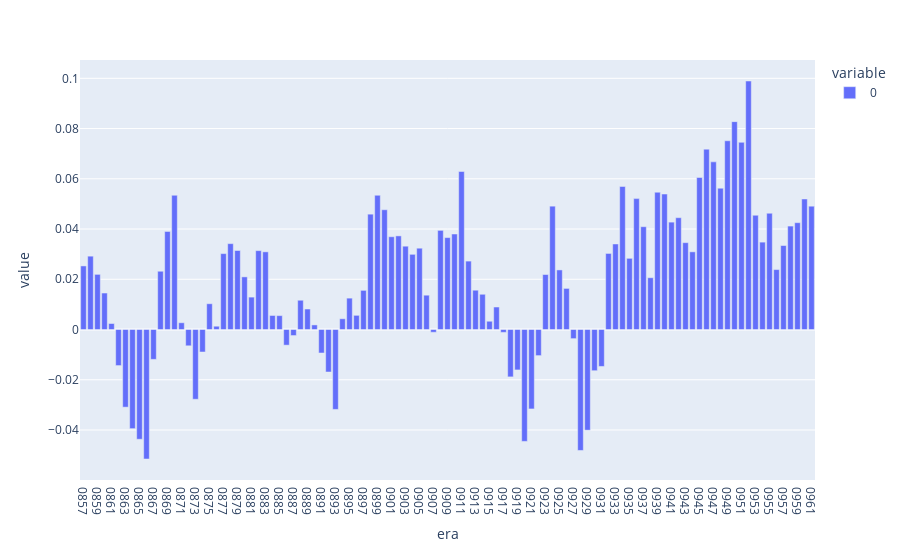

Notebook cell for this chart:
### Code cell
# lets train a catboost model to see if it can beat the linear regression model
# https://catboost.ai/

!pip install --upgrade catboost
import catboost

model = catboost.CatBoostRegressor(
    iterations=1000,
    learning_rate=0.01,
    depth=6,
)
model.fit(training_set[feature_names], training_set["target"])
predictions = model.predict(validation_set[feature_names])

# validation correlation by era
validation_set["prediction"] = predictions
era_correlations = validation_set.groupby("era").apply(
    lambda era: np.corrcoef(era["prediction"], era["target"])[0, 1]
)

!pip install --upgrade plotly

import plotly.express as px
# plot era correlations bar graph

fig = px.bar(era_correlations)
fig.show()

### Figure 1 — Plotly figure (JSON) as saved in the notebook; plotly's stock layout.template omitted (floating-point values rounded to 4 significant figures)
{"data": [{"alignmentgroup": "True", "hovertemplate": "variable=0<br>era=%{x}<br>value=%{y}<extra></extra>", "legendgroup": "0", "marker": {"color": "#636efa"}, "name": "0", "offsetgroup": "0", "orientation": "v", "showlegend": true, "textposition": "auto", "type": "bar", "x": ["0857", "0858", "0859", "0860", "0861", "0862", "0863", "0864", "0865", "0866", "0867", "0868", "0869", "0870", "0871", "0872", "0873", "0874", "0875", "0876", "0877", "0878", "0879", "0880", "0881", "0882", "0883", "0884", "0885", "0886", "0887", "0888", "0889", "0890", "0891", "0892", "0893", "0894", "0895", "0896", "0897", "0898", "0899", "0900", "0901", "0902", "0903", "0904", "0905", "0906", "0907", "0908", "0909", "0910", "0911", "0912", "0913", "0914", "0915", "0916", "0917", "0918", "0919", "0920", "0921", "0922", "0923", "0924", "0925", "0926", "0927", "0928", "0929", "0930", "0931", "0932", "0933", "0934", "0935", "0936", "0937", "0938", "0939", "0940", "0941", "0942", "0943", "0944", "0945", "0946", "0947", "0948", "0949", "0950", "0951", "0952", "0953", "0954", "0955", "0956", "0957", "0958", "0959", "0960", "0961"], "xaxis": "x", "y": [0.02531, 0.0292, 0.02195, 0.01452, 0.002388, -0.01435, -0.03091, -0.03946, -0.04368, -0.05155, -0.01189, 0.0232, 0.03904, 0.05344, 0.002688, -0.006484, -0.02776, -0.008958, 0.01027, 0.00131, 0.03022, 0.03418, 0.03145, 0.02095, 0.0129, 0.0314, 0.03092, 0.005586, 0.005525, -0.006229, -0.002402, 0.01165, 0.008158, 0.001828, -0.009347, -0.01691, -0.0318, 0.004272, 0.01249, 0.005642, 0.01559, 0.04592, 0.05344, 0.04768, 0.03693, 0.03727, 0.03317, 0.02994, 0.03237, 0.01367, -0.0011, 0.03947, 0.03659, 0.03803, 0.0629, 0.02724, 0.01565, 0.01403, 0.003294, 0.008954, -0.001143, -0.01886, -0.01609, -0.04454, -0.03162, -0.01039, 0.02189, 0.0491, 0.02372, 0.01636, -0.003629, -0.04814, -0.04007, -0.0164, -0.0147, 0.03028, 0.03405, 0.05695, 0.02834, 0.05211, 0.04093, 0.02062, 0.05465, 0.05393, 0.04275, 0.04451, 0.03457, 0.03093, 0.06051, 0.0718, 0.06674, 0.05626, 0.07514, 0.08276, 0.07452, 0.09893, 0.04549, 0.03479, 0.04629, 0.02386, 0.03343, 0.04118, 0.04253, 0.05196, 0.04909], "yaxis": "y"}], "layout": {"barmode": "relative", "legend": {"title": {"text": "variable"}, "tracegroupgap": 0}, "margin": {"t": 60}, "xaxis": {"anchor": "y", "domain": [0, 1], "title": {"text": "era"}}, "yaxis": {"anchor": "x", "domain": [0, 1], "title": {"text": "value"}}}}
